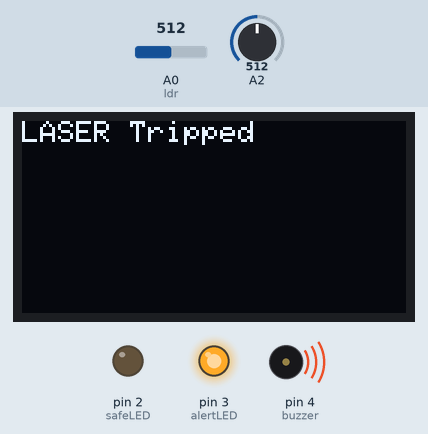
Recording of a sketch running on a simulated Arduino Uno, built with avr-gcc and run on an emulated ATmega328P. On the bench: 128×64 one-colour display, output pins drawn as LEDs (lit = HIGH), buzzer (waves = sounding). Dashed ring = blinking. Inputs (shaded band) come from the test bench; at power-on: A2 = 512, A0 (ldr) = 512. The display library's start-up logo is not drawn; what the sketch prints to the serial monitor is not drawn.

Above: at 3.2 s.
3.3 s: A2 set to 108
9.5 s: A2 set to 88
At 11.7 s:
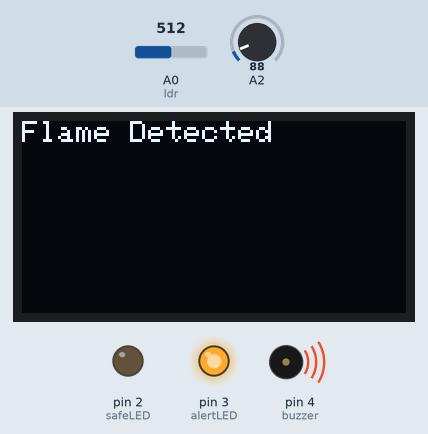
15.7 s: A0 (ldr) set to 109
18.4 s: A0 (ldr) set to 95
At 20.6 s:
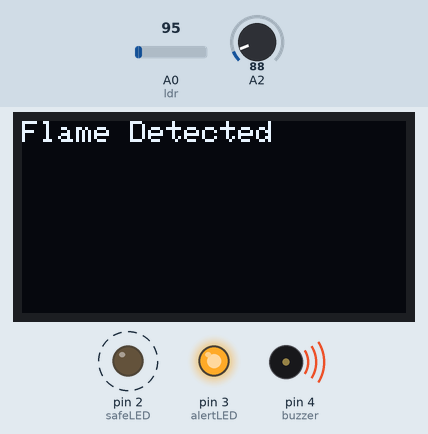
24.6 s: A0 (ldr) set to 122
At 27.7 s:
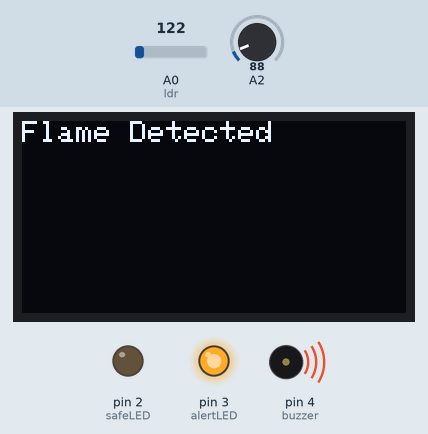
30.8 s: A0 (ldr) set to 90
At 32.2 s:
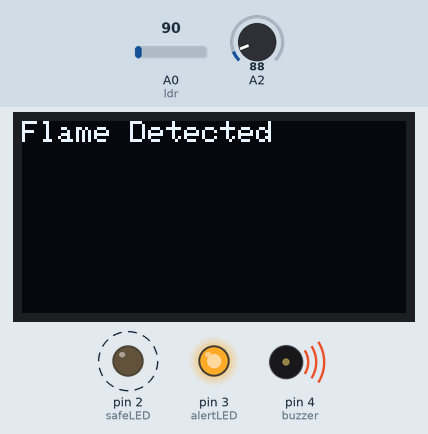
Timing chart, 0 to 38.0 s (numbered marks = the images above; inputs shaded):
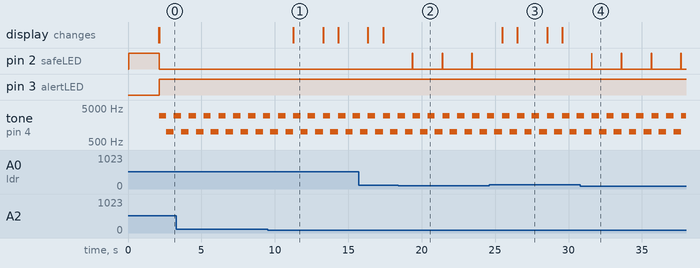

The sketch:

home_system.ino
```cpp
/* Home Arduino System v1.0
 *  learnelectronics
 *  01-02-2017
 */
//---------------------------------------------------------------------------------
#include <SPI.h>
#include <Wire.h>
#include <Adafruit_GFX.h>
#include <Adafruit_SSD1306.h>
#define OLED_RESET 4
Adafruit_SSD1306 display(OLED_RESET);
#define NUMFLAKES 10
#define XPOS 0
#define YPOS 1
#define DELTAY 2
#define LOGO16_GLCD_HEIGHT 16
#define LOGO16_GLCD_WIDTH  16
static const unsigned char PROGMEM logo16_glcd_bmp[] =
{ B00000000, B11000000,
  B00000001, B11000000,
  B00000001, B11000000,
  B00000011, B11100000,
  B11110011, B11100000,
  B11111110, B11111000,
  B01111110, B11111111,
  B00110011, B10011111,
  B00011111, B11111100,
  B00001101, B01110000,
  B00011011, B10100000,
  B00111111, B11100000,
  B00111111, B11110000,
  B01111100, B11110000,
  B01110000, B01110000,
  B00000000, B00110000 };

#define safeLED 2                         //green LED for not triggered
#define alertLED 3                        //red LED for when alarm is triggered
#define buzzer 4                          // buzzer for alarm
#define ldr A0                            //Light Dependent Resistor
#define flameAlarm A2
int ldrValue = 0;                         //Value for LDR
int flameSensor = 0;
int alarmState = 0;                       //State of Alarm

//----------------------------------------------------------------------------------

void setup() {

pinMode(safeLED, OUTPUT);                 // Set green LED to OUTPUT
pinMode(alertLED, OUTPUT);                // Set red LED to OUTPUT
pinMode(buzzer, OUTPUT);                  // Set buzzer to OUTPUT
Serial.begin(9600);                       // turn on serial comms
display.begin(SSD1306_SWITCHCAPVCC, 0x3C);
display.display();
digitalWrite(safeLED,HIGH);               // turn on SAFE LED
delay(2000);                              // delay to arm
  display.clearDisplay();
  display.setTextSize(1);
  display.setTextColor(WHITE);
  display.setCursor(0,0);
  display.println("System Armed");
  display.display();


}
//----------------------------------------------------------------------------------
void alarm(){                             //ALARM FUNCTION
  alarmState = 1;                         // set alarm state to 1
  digitalWrite(alertLED, HIGH);           // turn alert LED on
  digitalWrite(safeLED,LOW);              // turn safe LED off
  tone(buzzer,3000,1000);                 // make anoying sound
  delay(500);
  tone(buzzer,1000,1000);
  delay(500);
}

//----------------------------------------------------------------------------------


void loop() {

if(alarmState == 1){                    //check alarm state, if 1, alarm has been triggered
  alarm();                              // so keep sounding the alarm
}

ldrValue = analogRead(ldr);             //get LDR vale
Serial.print("LDR value ");
Serial.println(ldrValue);               // for debugging

if(ldrValue > 100){                     // threshold for alarm
  display.clearDisplay();
  display.setTextSize(1);
  display.setTextColor(WHITE);
  display.setCursor(0,0);
  display.println("LASER Tripped");
  display.display();
  alarm();                              //sound alarm
}
else{
  digitalWrite(safeLED,HIGH);           // if all is well, re-run the loop

  }

flameSensor = analogRead(A2);
Serial.print("Flame value ");
Serial.println(flameSensor);
if(flameSensor <100){
  display.clearDisplay();
  display.setTextSize(1);
  display.setTextColor(WHITE);
  display.setCursor(0,0);
  display.println("Flame Detected");
  display.display();
  alarm();
}
else{
  digitalWrite(safeLED,HIGH);           // if all is well, re-run the loop

  }
}
```

Measured:
- the behaviour switches between 100 and 99 on A2 (found by bisection; images 0 and 1)
- the behaviour switches between 101 and 100 on A0 (ldr) (found by bisection; images 1 and 2)
- after the input at 9.5 s, the display: changes after 1.8 s (image 1)
- after the input at 18.4 s, pin 2 (safeLED): alternates HIGH for 0.03 s and LOW for 2.0 s, starting after 0.97 s
- after the input at 24.6 s, pin 2 (safeLED): stops changing and stays LOW; the display: first changes after 0.88 s (image 3 shows a later state)
- after the input at 30.8 s, pin 2 (safeLED): alternates HIGH for 0.03 s and LOW for 2.0 s, starting after 0.77 s
- by itself, tone on pin 4 (buzzer): alternates 3000 Hz for 0.50 s and 1000 Hz for 0.53 s
